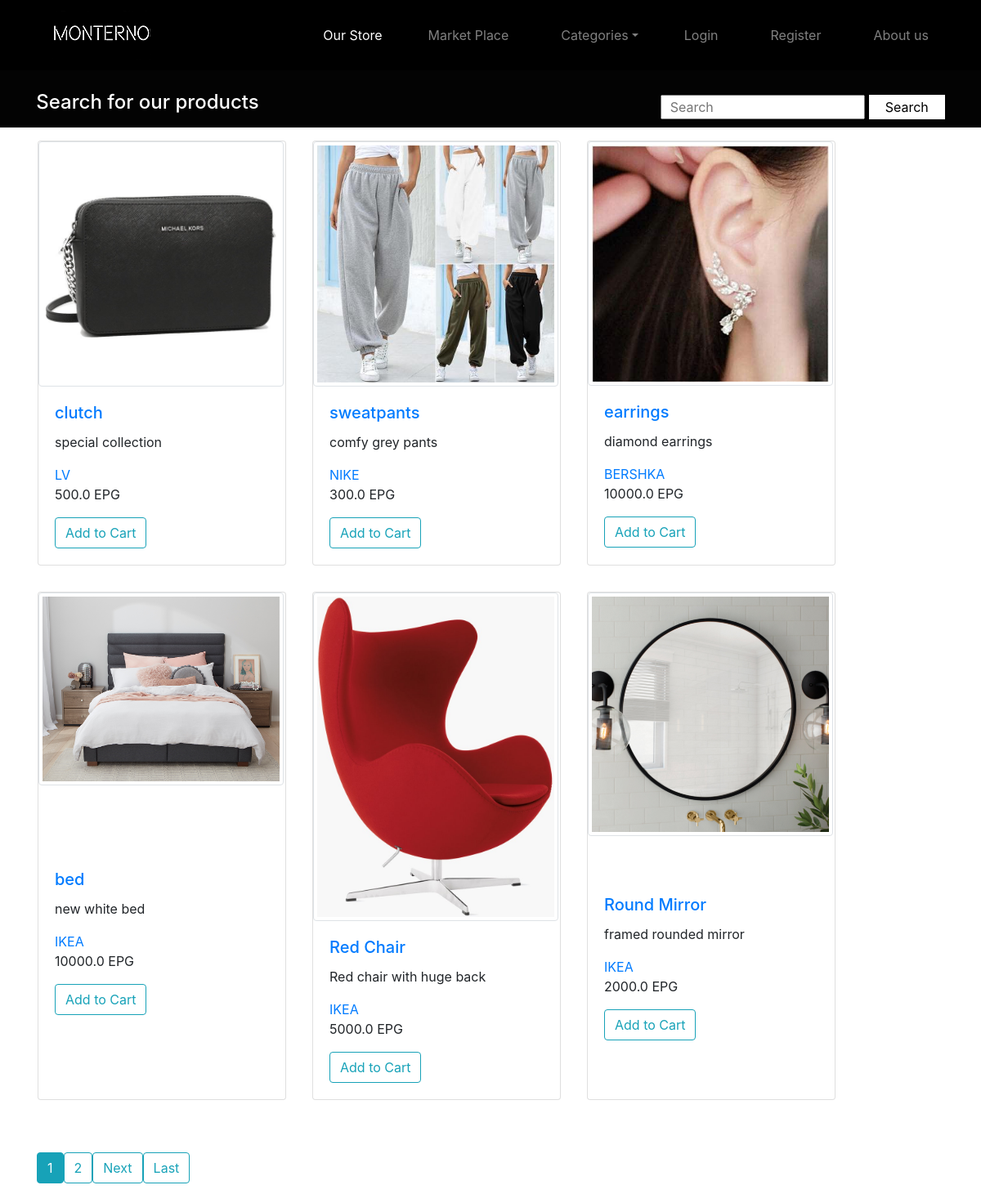
/store/, run on the app's committed database.
### store/models.py (models this page shows, shortened)
class Product(models.Model):
    name =models.CharField(max_length=200 , null=True)
    price = models.FloatField()
    image=models.ImageField(null=True,blank=True,upload_to="images/")
    category=models.CharField(choices=CATEGORY_CHOICES,max_length=2,blank=True,null=True)
    type = models.CharField(choices=TYPE_CHOICES, max_length=200, blank=True, null=True)
    description=models.TextField()
    date = models.DateTimeField(default=timezone.now)
    favourites=models.ManyToManyField(User,related_name='fav',default='none',blank=True)
    brand=models.CharField(max_length=200 , null=True)
    class Meta:
        ordering = ['-date',]

### store/views.py (the view)
# urls.py: path('', include('store.urls')),
def store (request):
    products = Product.objects.all().order_by('-date')
    paginator = Paginator(products, 6)
    page_number = request.GET.get('page')
    products = paginator.get_page(page_number)
    context ={'products':products}
    return render (request,'store/store.html',context)

### store/templates/store/store.html (shortened to what this page needs)
{% extends "store/base.html" %}
{%load static%}
{% block content %}
    <div class="row">
    {% for product in products %}
    <div class="card flex-row flex-wrap m-3" style="width: 19rem; ">
            <div class="card-img-top">
                <img src="{{ product.image.url }}" class="img-thumbnail p-1" width = "300" height = "300" style="object-fit: cover;">
            </div>
            <div class="card-body">
                  <h5 class="card-title"><a href="{% url 'product' product.id %}">{{product.name}}</a></h5>
                  <p class="card-text">{{product.description}}</p>
                  <a href="#" class="card-text">{{product.brand}}</a>
                  <p class="card-text">{{ product.price }} EPG</p>
                  {% if user.is_authenticated %}
                  <button data-product = {{product.id}} data-action = "add" data-type="product"class = "btn btn-outline-info add-btn update-cart mr-3">Add to Cart</button>
                  {% else %}
                  <a href="{% url 'login' %}" class = "btn btn-outline-info mr-3"> Add to Cart</a>
                  {% endif %}
            </div>
    </div>
    {% endfor %}
    </div>
    <br>
    <br>
    <div class="container">
        <div class="row">
            {% for num in products.paginator.page_range %}
            {% if products.number == num %}
              <a class="btn btn-info mb-4" href="?page={{ num }}">{{ num }}</a>
            {% elif num > products.number|add:'-3' and num < products.number|add:'3' %}
              <a class="btn btn-outline-info mb-4" href="?page={{ num }}">{{ num }}</a>
            {% endif %}
            {% endfor %}
            {% if products.has_next %}
            <a class="btn btn-outline-info mb-4" href="?page={{ products.next_page_number }}">Next</a>
            <a class="btn btn-outline-info mb-4" href="?page={{ products.paginator.num_pages }}">Last</a>
            {% endif %}
        </div>
    </div>
{% endblock content %}

### data on the page
Product: image (picture), name "clutch", description "special collection", brand "LV", price "500.0"
Product: image (picture), name "sweatpants", description "comfy grey pants", brand "NIKE", price "300.0"
Product: image (picture), name "earrings", description "diamond earrings", brand "BERSHKA", price "10000.0"
Product: image (picture), name "bed", description "new white bed", brand "IKEA", price "10000.0"
Product: image (picture), name "Red Chair", description "Red chair with huge back", brand "IKEA", price "5000.0"
Product: image (picture), name "Round Mirror", description "framed rounded mirror", brand "IKEA", price "2000.0"

### other printed values
{{ num }} "1"
{{ num }} "2"
